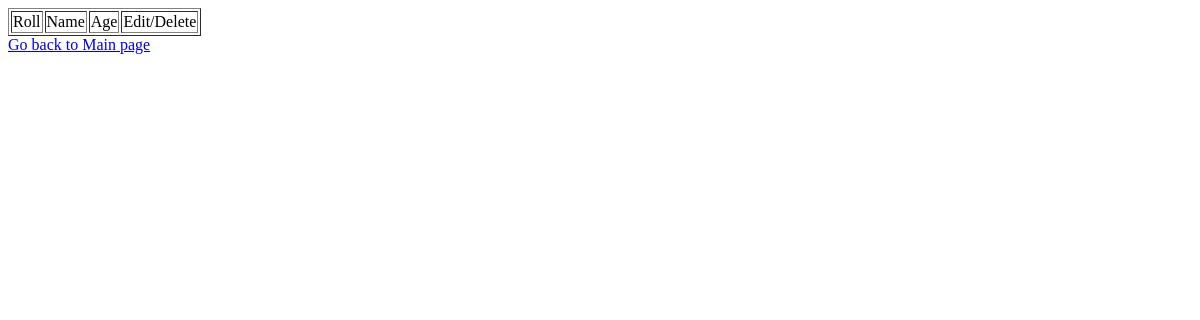
The app's page /stud_list, older data.
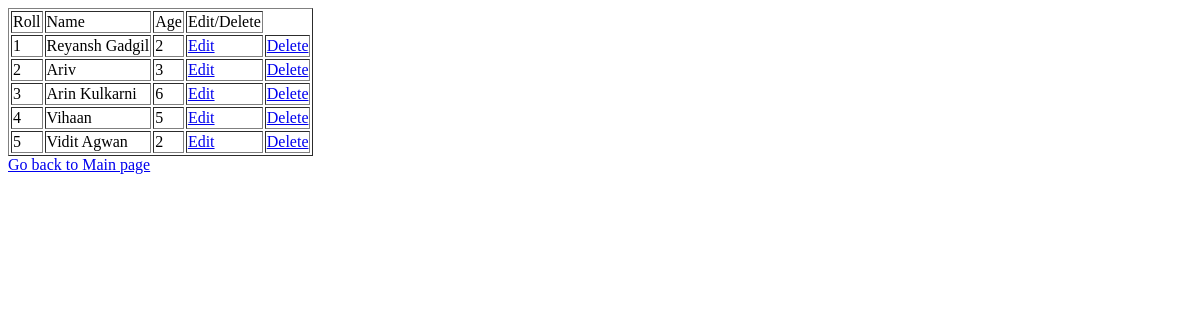
The same page, newer data.
### demo/models.py (models this page shows)
class Student(models.Model):
    roll = models.CharField(max_length=20)
    name = models.CharField(max_length=20)
    age = models.CharField(max_length=20)

### demo/views.py (the view)
# urls.py: path("stud_list", views.stud_list, name="student"),
def stud_list(request):
    stud = Student.objects.all()
    print(stud)
    return render(request, 'student.html', {'stud': stud})

### demo/templates/student.html
<!doctype html>
<html>
   <body>
      <table border = 1>
         <thead>
            <td>Roll</td>
            <td>Name</td>
            <td>Age</td>
            <td>Edit/Delete</td>
         </thead>
         {% for s in stud %}
            <tr>
               <td>{{s.roll}}</td>
               <td>{{s.name}}</td>
               <td>{{s.age}}</td>
               <td><a href = "/edit_student/{{s.roll}}">Edit</a></td>
               <td><a href = "/delete_student/{{s.roll}}">Delete</a></td>
            </tr>
         {% endfor %}
      </table>
      <a href = "/">Go back to Main page</a>
   </body>
</html>

Row changes from the older to the newer data that the page shows:
added Student: roll "1", name "Reyansh Gadgil", age "2"
added Student: roll "2", name "Ariv", age "3"
added Student: roll "3", name "Arin Kulkarni", age "6"
added Student: roll "4", name "Vihaan", age "5"
added Student: roll "5", name "Vidit Agwan", age "2"
